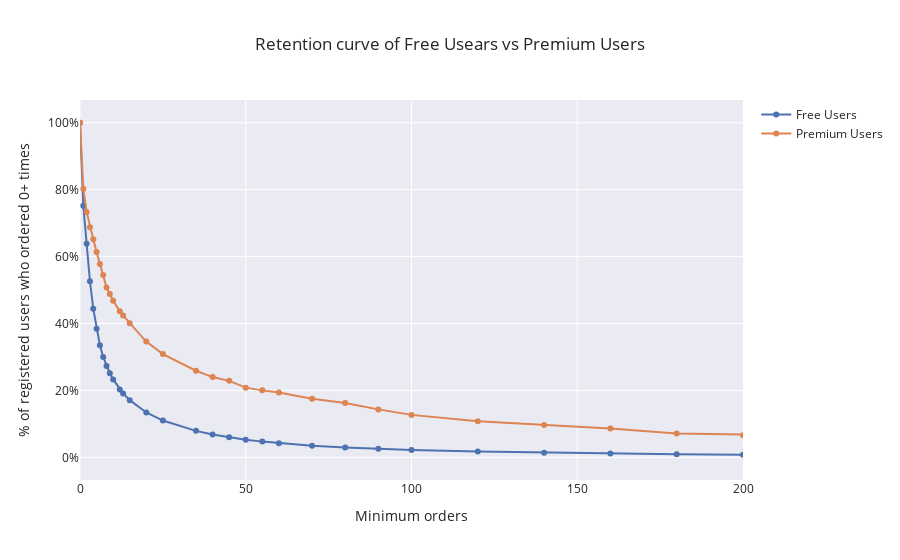

The notebook cell this image was saved under:
### Markdown cell above
Data visualization

### Code cell
max_x_val = 200

fig = go.Figure()

for i in pd.unique(graph_df['category']):
    fig.add_trace(go.Scatter(x = graph_df.loc[graph_df['category'] == i, 'minimum_orders'], 
                            y = graph_df.loc[graph_df['category'] == i, '%_registered_users'], 
                         name=f'{i} Users', 
                         hovertemplate='<b>%{y:.2%}</b>'))

fig.update_traces(mode='markers+lines')
fig.update_layout(hovermode = 'x unified', 
                  template='seaborn', 
                  xaxis_title= 'Minimum orders',
                  yaxis_title= f'% of registered users who ordered {baseline}+ times',
                  yaxis= dict(tickformat=".0%"), 
                  title = 'Retention curve of Free Usears vs Premium Users')

fig.update_xaxes(range=[baseline, max_x_val])

fig.show()

### Figure 1 — Plotly figure (JSON) as saved in the notebook; plotly's stock layout.template omitted (floating-point values rounded to 4 significant figures)
{"data": [{"hovertemplate": "<b>%{y:.2%}</b>", "mode": "markers+lines", "name": "Free Users", "type": "scatter", "x": [0, 1, 2, 3, 4, 5, 6, 7, 8, 9, 10, 12, 13, 15, 20, 25, 35, 40, 45, 50, 55, 60, 70, 80, 90, 100, 120, 140, 160, 180, 200, 250, 300, 350, 400, 450, 500, 550, 600, 700, 800, 900, 1000, 1100], "y": [1, 0.7517, 0.6387, 0.5262, 0.4442, 0.384, 0.335, 0.2998, 0.273, 0.2513, 0.233, 0.2027, 0.191, 0.1709, 0.1341, 0.1099, 0.07908, 0.06847, 0.05991, 0.05285, 0.04697, 0.04234, 0.03499, 0.02966, 0.02567, 0.02225, 0.01719, 0.01383, 0.01115, 0.009042, 0.007499, 0.004769, 0.003346, 0.00251, 0.001888, 0.001483, 0.001212, 0.001027, 0.0008265, 0.0005911, 0.0004308, 0.0003657, 0.0003006, 0.0002505]}, {"hovertemplate": "<b>%{y:.2%}</b>", "mode": "markers+lines", "name": "Premium Users", "type": "scatter", "x": [0, 1, 2, 3, 4, 5, 6, 7, 8, 9, 10, 12, 13, 15, 20, 25, 35, 40, 45, 50, 55, 60, 70, 80, 90, 100, 120, 140, 160, 180, 200, 250, 300, 350, 400, 450, 500, 550, 600, 700, 800, 900, 1000, 1100], "y": [1, 0.8024, 0.7336, 0.6875, 0.6515, 0.6136, 0.5777, 0.5448, 0.5076, 0.488, 0.4678, 0.4369, 0.4242, 0.4009, 0.346, 0.3087, 0.2588, 0.2399, 0.2285, 0.2083, 0.2001, 0.1938, 0.1749, 0.1622, 0.1433, 0.1269, 0.108, 0.09659, 0.08649, 0.07134, 0.06629, 0.05682, 0.04609, 0.03662, 0.0322, 0.02841, 0.02715, 0.02588, 0.02336, 0.01831, 0.01515, 0.01199, 0.007576, 0.004419]}], "layout": {"hovermode": "x unified", "title": {"text": "Retention curve of Free Usears vs Premium Users"}, "xaxis": {"range": [0, 200], "title": {"text": "Minimum orders"}}, "yaxis": {"tickformat": ".0%", "title": {"text": "% of registered users who ordered 0+ times"}}}}
